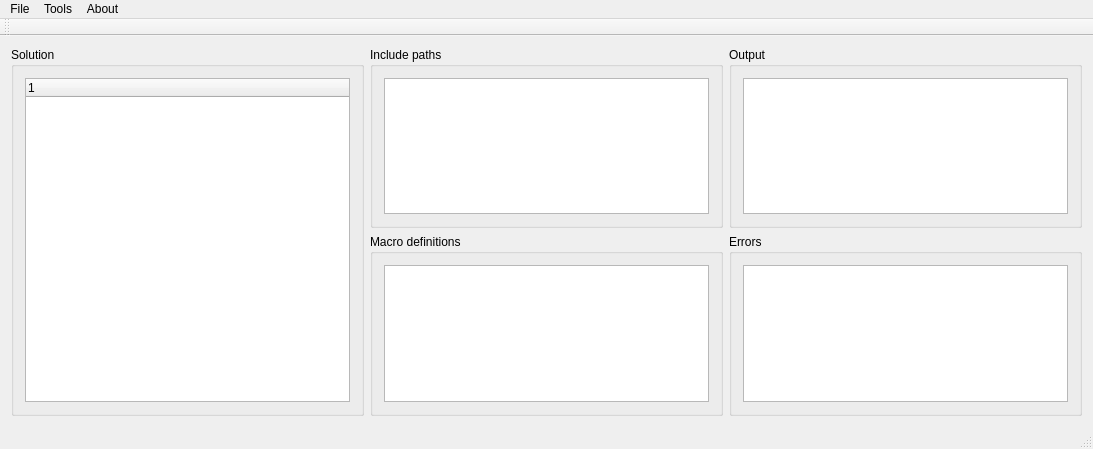
<?xml version="1.0" encoding="UTF-8"?>
<ui version="4.0">
 <class>ExtractHeadersWindow</class>
 <widget class="QMainWindow" name="ExtractHeadersWindow">
  <property name="geometry">
   <rect>
    <x>0</x>
    <y>0</y>
    <width>1093</width>
    <height>449</height>
   </rect>
  </property>
  <property name="sizePolicy">
   <sizepolicy hsizetype="Expanding" vsizetype="Expanding">
    <horstretch>0</horstretch>
    <verstretch>0</verstretch>
   </sizepolicy>
  </property>
  <property name="windowTitle">
   <string>extractheaders</string>
  </property>
  <widget class="QWidget" name="centralWidget">
   <property name="sizePolicy">
    <sizepolicy hsizetype="Expanding" vsizetype="Expanding">
     <horstretch>0</horstretch>
     <verstretch>0</verstretch>
    </sizepolicy>
   </property>
   <property name="maximumSize">
    <size>
     <width>1223</width>
     <height>16777215</height>
    </size>
   </property>
   <layout class="QGridLayout" name="gridLayout">
    <property name="sizeConstraint">
     <enum>QLayout::SetMaximumSize</enum>
    </property>
    <item row="0" column="0" rowspan="2">
     <widget class="QGroupBox" name="solutionGroupBox">
      <property name="title">
       <string>Solution</string>
      </property>
      <layout class="QHBoxLayout" name="horizontalLayout_2">
       <item>
        <widget class="QTreeWidget" name="solutionTree">
         <column>
          <property name="text">
           <string notr="true">1</string>
          </property>
         </column>
        </widget>
       </item>
      </layout>
     </widget>
    </item>
    <item row="1" column="2">
     <widget class="QGroupBox" name="errorsGroupBox">
      <property name="title">
       <string>Errors</string>
      </property>
      <layout class="QHBoxLayout" name="horizontalLayout_5">
       <item>
        <widget class="QListView" name="errorsList"/>
       </item>
      </layout>
     </widget>
    </item>
    <item row="0" column="1">
     <widget class="QGroupBox" name="IncludepathsGroupBox">
      <property name="title">
       <string>Include paths</string>
      </property>
      <layout class="QHBoxLayout" name="horizontalLayout">
       <item>
        <widget class="QListWidget" name="includesList"/>
       </item>
      </layout>
     </widget>
    </item>
    <item row="1" column="1">
     <widget class="QGroupBox" name="definesGroupBox">
      <property name="title">
       <string>Macro definitions</string>
      </property>
      <layout class="QHBoxLayout" name="horizontalLayout_3">
       <item>
        <widget class="QListWidget" name="definesList"/>
       </item>
      </layout>
     </widget>
    </item>
    <item row="0" column="2">
     <widget class="QGroupBox" name="outputGroupBox">
      <property name="title">
       <string>Output</string>
      </property>
      <layout class="QHBoxLayout" name="horizontalLayout_4">
       <item>
        <widget class="QListWidget" name="outputList"/>
       </item>
      </layout>
     </widget>
    </item>
   </layout>
  </widget>
  <widget class="QMenuBar" name="menuBar">
   <property name="geometry">
    <rect>
     <x>0</x>
     <y>0</y>
     <width>1093</width>
     <height>17</height>
    </rect>
   </property>
   <widget class="QMenu" name="menuFile">
    <property name="title">
     <string>File</string>
    </property>
    <addaction name="actionOpen_solution"/>
    <addaction name="actionSave_precompiled_header"/>
    <addaction name="actionSave_precompiled_header_as"/>
    <addaction name="separator"/>
    <addaction name="separator"/>
    <addaction name="actionExit"/>
    <addaction name="separator"/>
    <addaction name="separator"/>
   </widget>
   <widget class="QMenu" name="menuTools">
    <property name="title">
     <string>Tools</string>
    </property>
    <addaction name="actionConfigure_paths"/>
   </widget>
   <widget class="QMenu" name="menuAbout">
    <property name="title">
     <string>About</string>
    </property>
   </widget>
   <addaction name="menuFile"/>
   <addaction name="menuTools"/>
   <addaction name="menuAbout"/>
  </widget>
  <widget class="QToolBar" name="mainToolBar">
   <attribute name="toolBarArea">
    <enum>TopToolBarArea</enum>
   </attribute>
   <attribute name="toolBarBreak">
    <bool>false</bool>
   </attribute>
  </widget>
  <widget class="QStatusBar" name="statusBar"/>
  <action name="actionSave_precompiled_header_as">
   <property name="text">
    <string>Save precompiled header as...</string>
   </property>
  </action>
  <action name="actionSave_precompiled_header">
   <property name="text">
    <string>Save precompiled header</string>
   </property>
  </action>
  <action name="actionOpen_solution">
   <property name="text">
    <string>Open solution...</string>
   </property>
  </action>
  <action name="actionExit">
   <property name="text">
    <string>Exit</string>
   </property>
  </action>
  <action name="actionConfigure_paths">
   <property name="text">
    <string>Configure paths...</string>
   </property>
  </action>
 </widget>
 <layoutdefault spacing="6" margin="11"/>
 <resources/>
 <connections/>
</ui>
